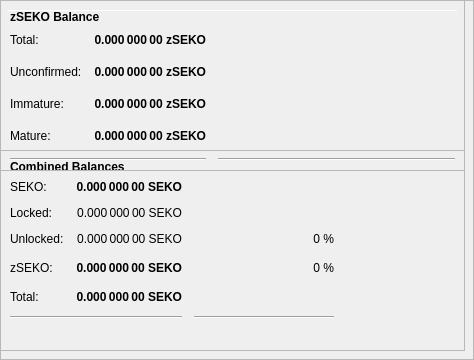
        <widget class="QFrame" name="frameObfuscation">
         <property name="minimumSize">
          <size>
           <width>0</width>
           <height>350</height>
          </size>
         </property>
         <property name="layoutDirection">
          <enum>Qt::LeftToRight</enum>
         </property>
         <property name="frameShape">
          <enum>QFrame::StyledPanel</enum>
         </property>
         <property name="frameShadow">
          <enum>QFrame::Raised</enum>
         </property>
         <widget class="QPushButton" name="runAutoDenom">
          <property name="geometry">
           <rect>
            <x>251</x>
            <y>17</y>
            <width>1</width>
            <height>1</height>
           </rect>
          </property>
          <property name="palette">
           <palette>
            <active>
             <colorrole role="WindowText">
              <brush brushstyle="SolidPattern">
               <color alpha="255">
                <red>0</red>
                <green>0</green>
                <blue>0</blue>
               </color>
              </brush>
             </colorrole>
             <colorrole role="Button">
              <brush brushstyle="SolidPattern">
               <color alpha="255">
                <red>239</red>
                <green>238</green>
                <blue>238</blue>
               </color>
              </brush>
             </colorrole>
             <colorrole role="Light">
              <brush brushstyle="SolidPattern">
               <color alpha="255">
                <red>255</red>
                <green>255</green>
                <blue>255</blue>
               </color>
              </brush>
             </colorrole>
             <colorrole role="Midlight">
              <brush brushstyle="SolidPattern">
               <color alpha="255">
                <red>247</red>
                <green>246</green>
                <blue>246</blue>
               </color>
              </brush>
             </colorrole>
             <colorrole role="Dark">
              <brush brushstyle="SolidPattern">
               <color alpha="255">
                <red>119</red>
                <green>119</green>
                <blue>119</blue>
               </color>
              </brush>
             </colorrole>
             <colorrole role="Mid">
              <brush brushstyle="SolidPattern">
               <color alpha="255">
                <red>159</red>
                <green>159</green>
                <blue>159</blue>
               </color>
              </brush>
             </colorrole>
             <colorrole role="Text">
              <brush brushstyle="SolidPattern">
               <color alpha="255">
                <red>0</red>
                <green>0</green>
                <blue>0</blue>
               </color>
              </brush>
             </colorrole>
             <colorrole role="BrightText">
              <brush brushstyle="SolidPattern">
               <color alpha="255">
                <red>255</red>
                <green>255</green>
                <blue>255</blue>
               </color>
              </brush>
             </colorrole>
             <colorrole role="ButtonText">
              <brush brushstyle="SolidPattern">
               <color alpha="255">
                <red>0</red>
                <green>0</green>
                <blue>0</blue>
               </color>
              </brush>
             </colorrole>
             <colorrole role="Base">
              <brush brushstyle="SolidPattern">
               <color alpha="255">
                <red>255</red>
                <green>255</green>
                <blue>255</blue>
               </color>
              </brush>
             </colorrole>
             <colorrole role="Window">
              <brush brushstyle="SolidPattern">
               <color alpha="255">
                <red>239</red>
                <green>238</green>
                <blue>238</blue>
               </color>
              </brush>
             </colorrole>
             <colorrole role="Shadow">
              <brush brushstyle="SolidPattern">
               <color alpha="255">
                <red>0</red>
                <green>0</green>
                <blue>0</blue>
               </color>
              </brush>
             </colorrole>
             <colorrole role="AlternateBase">
              <brush brushstyle="SolidPattern">
               <color alpha="255">
                <red>247</red>
                <green>246</green>
                <blue>246</blue>
               </color>
              </brush>
             </colorrole>
             <colorrole role="ToolTipBase">
              <brush brushstyle="SolidPattern">
               <color alpha="255">
                <red>255</red>
                <green>255</green>
                <blue>220</blue>
               </color>
              </brush>
             </colorrole>
             <colorrole role="ToolTipText">
              <brush brushstyle="SolidPattern">
               <color alpha="255">
                <red>0</red>
                <green>0</green>
                <blue>0</blue>
               </color>
              </brush>
             </colorrole>
            </active>
            <inactive>
             <colorrole role="WindowText">
              <brush brushstyle="SolidPattern">
               <color alpha="255">
                <red>0</red>
                <green>0</green>
                <blue>0</blue>
               </color>
              </brush>
             </colorrole>
             <colorrole role="Button">
              <brush brushstyle="SolidPattern">
               <color alpha="255">
                <red>239</red>
                <green>238</green>
                <blue>238</blue>
               </color>
              </brush>
             </colorrole>
             <colorrole role="Light">
              <brush brushstyle="SolidPattern">
               <color alpha="255">
                <red>255</red>
                <green>255</green>
                <blue>255</blue>
               </color>
              </brush>
             </colorrole>
             <colorrole role="Midlight">
              <brush brushstyle="SolidPattern">
               <color alpha="255">
                <red>247</red>
                <green>246</green>
                <blue>246</blue>
               </color>
              </brush>
             </colorrole>
             <colorrole role="Dark">
              <brush brushstyle="SolidPattern">
               <color alpha="255">
                <red>119</red>
                <green>119</green>
                <blue>119</blue>
               </color>
              </brush>
             </colorrole>
             <colorrole role="Mid">
              <brush brushstyle="SolidPattern">
               <color alpha="255">
                <red>159</red>
                <green>159</green>
                <blue>159</blue>
               </color>
              </brush>
             </colorrole>
             <colorrole role="Text">
              <brush brushstyle="SolidPattern">
               <color alpha="255">
                <red>0</red>
                <green>0</green>
                <blue>0</blue>
               </color>
              </brush>
             </colorrole>
             <colorrole role="BrightText">
              <brush brushstyle="SolidPattern">
               <color alpha="255">
                <red>255</red>
                <green>255</green>
                <blue>255</blue>
               </color>
              </brush>
             </colorrole>
             <colorrole role="ButtonText">
              <brush brushstyle="SolidPattern">
               <color alpha="255">
                <red>0</red>
                <green>0</green>
                <blue>0</blue>
               </color>
              </brush>
             </colorrole>
             <colorrole role="Base">
              <brush brushstyle="SolidPattern">
               <color alpha="255">
                <red>255</red>
                <green>255</green>
                <blue>255</blue>
               </color>
              </brush>
             </colorrole>
             <colorrole role="Window">
              <brush brushstyle="SolidPattern">
               <color alpha="255">
                <red>239</red>
                <green>238</green>
                <blue>238</blue>
               </color>
              </brush>
             </colorrole>
             <colorrole role="Shadow">
              <brush brushstyle="SolidPattern">
               <color alpha="255">
                <red>0</red>
                <green>0</green>
                <blue>0</blue>
               </color>
              </brush>
             </colorrole>
             <colorrole role="AlternateBase">
              <brush brushstyle="SolidPattern">
               <color alpha="255">
                <red>247</red>
                <green>246</green>
                <blue>246</blue>
               </color>
              </brush>
             </colorrole>
             <colorrole role="ToolTipBase">
              <brush brushstyle="SolidPattern">
               <color alpha="255">
                <red>255</red>
                <green>255</green>
                <blue>220</blue>
               </color>
              </brush>
             </colorrole>
             <colorrole role="ToolTipText">
              <brush brushstyle="SolidPattern">
               <color alpha="255">
                <red>0</red>
                <green>0</green>
                <blue>0</blue>
               </color>
              </brush>
             </colorrole>
            </inactive>
            <disabled>
             <colorrole role="WindowText">
              <brush brushstyle="SolidPattern">
               <color alpha="255">
                <red>119</red>
                <green>119</green>
                <blue>119</blue>
               </color>
              </brush>
             </colorrole>
             <colorrole role="Button">
              <brush brushstyle="SolidPattern">
               <color alpha="255">
                <red>239</red>
                <green>238</green>
                <blue>238</blue>
               </color>
              </brush>
             </colorrole>
             <colorrole role="Light">
              <brush brushstyle="SolidPattern">
               <color alpha="255">
                <red>255</red>
                <green>255</green>
                <blue>255</blue>
               </color>
              </brush>
             </colorrole>
             <colorrole role="Midlight">
              <brush brushstyle="SolidPattern">
               <color alpha="255">
                <red>247</red>
                <green>246</green>
                <blue>246</blue>
               </color>
              </brush>
             </colorrole>
             <colorrole role="Dark">
              <brush brushstyle="SolidPattern">
               <color alpha="255">
                <red>119</red>
                <green>119</green>
                <blue>119</blue>
               </color>
              </brush>
             </colorrole>
             <colorrole role="Mid">
              <brush brushstyle="SolidPattern">
               <color alpha="255">
                <red>159</red>
                <green>159</green>
                <blue>159</blue>
               </color>
              </brush>
             </colorrole>
             <colorrole role="Text">
              <brush brushstyle="SolidPattern">
               <color alpha="255">
                <red>119</red>
                <green>119</green>
                <blue>119</blue>
               </color>
              </brush>
             </colorrole>
             <colorrole role="BrightText">
              <brush brushstyle="SolidPattern">
               <color alpha="255">
                <red>255</red>
                <green>255</green>
                <blue>255</blue>
               </color>
              </brush>
             </colorrole>
             <colorrole role="ButtonText">
              <brush brushstyle="SolidPattern">
               <color alpha="255">
                <red>119</red>
                <green>119</green>
                <blue>119</blue>
               </color>
              </brush>
             </colorrole>
             <colorrole role="Base">
              <brush brushstyle="SolidPattern">
               <color alpha="255">
                <red>239</red>
                <green>238</green>
                <blue>238</blue>
               </color>
              </brush>
             </colorrole>
             <colorrole role="Window">
              <brush brushstyle="SolidPattern">
               <color alpha="255">
                <red>239</red>
                <green>238</green>
                <blue>238</blue>
               </color>
              </brush>
             </colorrole>
             <colorrole role="Shadow">
              <brush brushstyle="SolidPattern">
               <color alpha="255">
                <red>0</red>
                <green>0</green>
                <blue>0</blue>
               </color>
              </brush>
             </colorrole>
             <colorrole role="AlternateBase">
              <brush brushstyle="SolidPattern">
               <color alpha="255">
                <red>239</red>
                <green>238</green>
                <blue>238</blue>
               </color>
              </brush>
             </colorrole>
             <colorrole role="ToolTipBase">
              <brush brushstyle="SolidPattern">
               <color alpha="255">
                <red>255</red>
                <green>255</green>
                <blue>220</blue>
               </color>
              </brush>
             </colorrole>
             <colorrole role="ToolTipText">
              <brush brushstyle="SolidPattern">
               <color alpha="255">
                <red>0</red>
                <green>0</green>
                <blue>0</blue>
               </color>
              </brush>
             </colorrole>
            </disabled>
           </palette>
          </property>
          <property name="focusPolicy">
           <enum>Qt::NoFocus</enum>
          </property>
          <property name="autoFillBackground">
           <bool>true</bool>
          </property>
          <property name="text">
           <string/>
          </property>
          <property name="flat">
           <bool>true</bool>
          </property>
         </widget>
         <widget class="Line" name="line">
          <property name="geometry">
           <rect>
            <x>7</x>
            <y>10</y>
            <width>451</width>
            <height>1</height>
           </rect>
          </property>
          <property name="orientation">
           <enum>Qt::Horizontal</enum>
          </property>
         </widget>
         <widget class="QFrame" name="frame_3">
          <property name="geometry">
           <rect>
            <x>0</x>
            <y>150</y>
            <width>465</width>
            <height>201</height>
           </rect>
          </property>
          <property name="frameShape">
           <enum>QFrame::StyledPanel</enum>
          </property>
          <property name="frameShadow">
           <enum>QFrame::Raised</enum>
          </property>
          <layout class="QVBoxLayout" name="verticalLayout_5">
           <item>
            <layout class="QHBoxLayout" name="horizontalLayout_5" stretch="0">
             <item>
              <widget class="QLabel" name="label_5z">
               <property name="maximumSize">
                <size>
                 <width>16777215</width>
                 <height>20</height>
                </size>
               </property>
               <property name="font">
                <font>
                 <weight>75</weight>
                 <bold>true</bold>
                </font>
               </property>
               <property name="toolTip">
                <string>Combined Balances (including unconfirmed and immature coins)</string>
               </property>
               <property name="text">
                <string>&lt;html&gt;&lt;head/&gt;&lt;body&gt;&lt;p&gt;Combined Balances&lt;/p&gt;&lt;/body&gt;&lt;/html&gt;</string>
               </property>
              </widget>
             </item>
            </layout>
           </item>
           <item>
            <layout class="QGridLayout" name="gridLayout_3">
             <property name="spacing">
              <number>12</number>
             </property>
             <item row="7" column="0" colspan="2">
              <widget class="Line" name="lineSpendableBalance_3">
               <property name="orientation">
                <enum>Qt::Horizontal</enum>
               </property>
              </widget>
             </item>
             <item row="7" column="2">
              <widget class="Line" name="lineWatchBalance_3">
               <property name="sizePolicy">
                <sizepolicy hsizetype="Preferred" vsizetype="Fixed">
                 <horstretch>0</horstretch>
                 <verstretch>0</verstretch>
                </sizepolicy>
               </property>
               <property name="minimumSize">
                <size>
                 <width>140</width>
                 <height>0</height>
                </size>
               </property>
               <property name="orientation">
                <enum>Qt::Horizontal</enum>
               </property>
              </widget>
             </item>
             <item row="4" column="1">
              <widget class="QLabel" name="labelzBalancez">
               <property name="font">
                <font>
                 <weight>75</weight>
                 <bold>true</bold>
                </font>
               </property>
               <property name="cursor">
                <cursorShape>IBeamCursor</cursorShape>
               </property>
               <property name="toolTip">
                <string>Total of transactions that have yet to be confirmed, and do not yet count toward the spendable balance</string>
               </property>
               <property name="text">
                <string notr="true">0.000 000 00 SEKO</string>
               </property>
               <property name="alignment">
                <set>Qt::AlignRight|Qt::AlignTrailing|Qt::AlignVCenter</set>
               </property>
               <property name="textInteractionFlags">
                <set>Qt::LinksAccessibleByMouse|Qt::TextSelectableByKeyboard|Qt::TextSelectableByMouse</set>
               </property>
              </widget>
             </item>
             <item row="6" column="1">
              <widget class="QLabel" name="labelTotalz">
               <property name="font">
                <font>
                 <weight>75</weight>
                 <bold>true</bold>
                </font>
               </property>
               <property name="cursor">
                <cursorShape>IBeamCursor</cursorShape>
               </property>
               <property name="toolTip">
                <string>Total Balance, including unconfirmed and immature coins.</string>
               </property>
               <property name="text">
                <string notr="true">0.000 000 00 SEKO</string>
               </property>
               <property name="alignment">
                <set>Qt::AlignRight|Qt::AlignTrailing|Qt::AlignVCenter</set>
               </property>
               <property name="textInteractionFlags">
                <set>Qt::LinksAccessibleByMouse|Qt::TextSelectableByKeyboard|Qt::TextSelectableByMouse</set>
               </property>
              </widget>
             </item>
             <item row="4" column="3">
              <spacer name="horizontalSpacer_6">
               <property name="orientation">
                <enum>Qt::Horizontal</enum>
               </property>
               <property name="sizeHint" stdset="0">
                <size>
                 <width>40</width>
                 <height>20</height>
                </size>
               </property>
              </spacer>
             </item>
             <item row="6" column="0">
              <widget class="QLabel" name="labelTotalTextz">
               <property name="text">
                <string>Total:</string>
               </property>
              </widget>
             </item>
             <item row="1" column="0">
              <widget class="QLabel" name="labelBalanceTextz">
               <property name="text">
                <string>SEKO:</string>
               </property>
              </widget>
             </item>
             <item row="1" column="1">
              <widget class="QLabel" name="labelBalancez">
               <property name="font">
                <font>
                 <weight>75</weight>
                 <bold>true</bold>
                </font>
               </property>
               <property name="cursor">
                <cursorShape>IBeamCursor</cursorShape>
               </property>
               <property name="toolTip">
                <string>Your current spendable balance</string>
               </property>
               <property name="text">
                <string notr="true">0.000 000 00 SEKO</string>
               </property>
               <property name="alignment">
                <set>Qt::AlignRight|Qt::AlignTrailing|Qt::AlignVCenter</set>
               </property>
               <property name="textInteractionFlags">
                <set>Qt::LinksAccessibleByMouse|Qt::TextSelectableByKeyboard|Qt::TextSelectableByMouse</set>
               </property>
              </widget>
             </item>
             <item row="4" column="0">
              <widget class="QLabel" name="labelzBalanceTextz">
               <property name="toolTip">
                <string/>
               </property>
               <property name="text">
                <string>zSEKO:</string>
               </property>
              </widget>
             </item>
             <item row="4" column="2">
              <widget class="QLabel" name="labelzSEKOPercent">
               <property name="toolTip">
                <string>Current percentage of zSEKO.
If AutoMint is enabled this percentage will settle around the configured AutoMint percentage (default = 10%)</string>
               </property>
               <property name="text">
                <string>0 %</string>
               </property>
               <property name="alignment">
                <set>Qt::AlignRight|Qt::AlignTrailing|Qt::AlignVCenter</set>
               </property>
              </widget>
             </item>
             <item row="6" column="2">
              <widget class="QLabel" name="label100Percent">
               <property name="text">
                <string/>
               </property>
               <property name="alignment">
                <set>Qt::AlignRight|Qt::AlignTrailing|Qt::AlignVCenter</set>
               </property>
              </widget>
             </item>
             <item row="2" column="1">
              <widget class="QLabel" name="labelLockedBalance">
               <property name="toolTip">
                <string>Locked SEKO or Masternode collaterals. These are excluded from zSEKO minting.</string>
               </property>
               <property name="text">
                <string>0.000 000 00 SEKO</string>
               </property>
               <property name="alignment">
                <set>Qt::AlignRight|Qt::AlignTrailing|Qt::AlignVCenter</set>
               </property>
              </widget>
             </item>
             <item row="2" column="0">
              <widget class="QLabel" name="labelLockedBalanceText">
               <property name="toolTip">
                <string>Locked SEKO or Masternode collaterals. These are excluded from zSEKO minting.</string>
               </property>
               <property name="text">
                <string>Locked:</string>
               </property>
              </widget>
             </item>
             <item row="3" column="0">
              <widget class="QLabel" name="labelUnLockedBalanceText">
               <property name="toolTip">
                <string>Unlocked SEKOs. These can be used for zSEKO minting.</string>
               </property>
               <property name="text">
                <string>Unlocked:</string>
               </property>
              </widget>
             </item>
             <item row="3" column="1">
              <widget class="QLabel" name="labelUnLockedBalance">
               <property name="toolTip">
                <string>Unlocked SEKOs. These can be used for zSEKO minting.</string>
               </property>
               <property name="text">
                <string>0.000 000 00 SEKO</string>
               </property>
               <property name="alignment">
                <set>Qt::AlignRight|Qt::AlignTrailing|Qt::AlignVCenter</set>
               </property>
              </widget>
             </item>
             <item row="3" column="2">
              <widget class="QLabel" name="labelSEKOPercent">
               <property name="text">
                <string>0 %</string>
               </property>
               <property name="alignment">
                <set>Qt::AlignRight|Qt::AlignTrailing|Qt::AlignVCenter</set>
               </property>
              </widget>
             </item>
            </layout>
           </item>
           <item>
            <spacer name="verticalSpacer">
             <property name="orientation">
              <enum>Qt::Vertical</enum>
             </property>
             <property name="sizeHint" stdset="0">
              <size>
               <width>20</width>
               <height>40</height>
              </size>
             </property>
            </spacer>
           </item>
          </layout>
         </widget>
         <widget class="QFrame" name="frame_4">
          <property name="geometry">
           <rect>
            <x>0</x>
            <y>0</y>
            <width>465</width>
            <height>171</height>
           </rect>
          </property>
          <property name="frameShape">
           <enum>QFrame::StyledPanel</enum>
          </property>
          <property name="frameShadow">
           <enum>QFrame::Raised</enum>
          </property>
          <layout class="QVBoxLayout" name="verticalLayout_7">
           <item>
            <layout class="QHBoxLayout" name="horizontalLayout_8" stretch="0">
             <item>
              <widget class="QLabel" name="label_5z_3">
               <property name="maximumSize">
                <size>
                 <width>16777215</width>
                 <height>20</height>
                </size>
               </property>
               <property name="font">
                <font>
                 <weight>75</weight>
                 <bold>true</bold>
                </font>
               </property>
               <property name="text">
                <string>zSEKO Balance</string>
               </property>
              </widget>
             </item>
            </layout>
           </item>
           <item>
            <layout class="QGridLayout" name="gridLayout_5">
             <property name="spacing">
              <number>12</number>
             </property>
             <item row="4" column="0">
              <widget class="QLabel" name="labelzBalanceMatureText">
               <property name="toolTip">
                <string>Mature: more than 20 confirmation and more than 1 mints of the same denomination after it was minted.
These zSEKO are spendable.</string>
               </property>
               <property name="text">
                <string>Mature:</string>
               </property>
              </widget>
             </item>
             <item row="5" column="0" colspan="2">
              <widget class="Line" name="lineSpendableBalance_5">
               <property name="orientation">
                <enum>Qt::Horizontal</enum>
               </property>
              </widget>
             </item>
             <item row="1" column="1">
              <widget class="QLabel" name="labelzBalance">
               <property name="font">
                <font>
                 <weight>75</weight>
                 <bold>true</bold>
                </font>
               </property>
               <property name="cursor">
                <cursorShape>IBeamCursor</cursorShape>
               </property>
               <property name="toolTip">
                <string>All available zSEKO, unconfirmed and immature zSEKO included.</string>
               </property>
               <property name="text">
                <string notr="true">0.000 000 00 zSEKO</string>
               </property>
               <property name="alignment">
                <set>Qt::AlignRight|Qt::AlignTrailing|Qt::AlignVCenter</set>
               </property>
               <property name="textInteractionFlags">
                <set>Qt::LinksAccessibleByMouse|Qt::TextSelectableByKeyboard|Qt::TextSelectableByMouse</set>
               </property>
              </widget>
             </item>
             <item row="5" column="2">
              <widget class="Line" name="lineWatchBalance_5">
               <property name="sizePolicy">
                <sizepolicy hsizetype="Preferred" vsizetype="Fixed">
                 <horstretch>0</horstretch>
                 <verstretch>0</verstretch>
                </sizepolicy>
               </property>
               <property name="minimumSize">
                <size>
                 <width>140</width>
                 <height>0</height>
                </size>
               </property>
               <property name="orientation">
                <enum>Qt::Horizontal</enum>
               </property>
              </widget>
             </item>
             <item row="1" column="0">
              <widget class="QLabel" name="labelzBalanceText">
               <property name="toolTip">
                <string>All available zSEKO, unconfirmed and immature zSEKO included.</string>
               </property>
               <property name="text">
                <string>Total:</string>
               </property>
              </widget>
             </item>
             <item row="1" column="2">
              <spacer name="horizontalSpacer_8">
               <property name="orientation">
                <enum>Qt::Horizontal</enum>
               </property>
               <property name="sizeHint" stdset="0">
                <size>
                 <width>40</width>
                 <height>20</height>
                </size>
               </property>
              </spacer>
             </item>
             <item row="4" column="2">
              <spacer name="horizontalSpacer_4">
               <property name="orientation">
                <enum>Qt::Horizontal</enum>
               </property>
               <property name="sizeHint" stdset="0">
                <size>
                 <width>40</width>
                 <height>20</height>
                </size>
               </property>
              </spacer>
             </item>
             <item row="4" column="1">
              <widget class="QLabel" name="labelzBalanceMature">
               <property name="font">
                <font>
                 <weight>75</weight>
                 <bold>true</bold>
                </font>
               </property>
               <property name="toolTip">
                <string>Mature: more than 20 confirmation and more than 1 mints of the same denomination after it was minted.
These zSEKO are spendable.</string>
               </property>
               <property name="text">
                <string>0.000 000 00 zSEKO</string>
               </property>
               <property name="alignment">
                <set>Qt::AlignRight|Qt::AlignTrailing|Qt::AlignVCenter</set>
               </property>
              </widget>
             </item>
             <item row="2" column="0">
              <widget class="QLabel" name="labelzBalanceUnconfirmedText">
               <property name="toolTip">
                <string>Unconfirmed: less than 20 confirmations
Immature: confirmed, but less than 1 mints of the same denomination after it was minted</string>
               </property>
               <property name="text">
                <string>Unconfirmed:</string>
               </property>
              </widget>
             </item>
             <item row="2" column="1">
              <widget class="QLabel" name="labelzBalanceUnconfirmed">
               <property name="font">
                <font>
                 <weight>75</weight>
                 <bold>true</bold>
                </font>
               </property>
               <property name="toolTip">
                <string>Unconfirmed: less than 20 confirmations
Immature: confirmed, but less than 1 mints of the same denomination after it was minted</string>
               </property>
               <property name="text">
                <string>0.000 000 00 zSEKO</string>
               </property>
               <property name="alignment">
                <set>Qt::AlignRight|Qt::AlignTrailing|Qt::AlignVCenter</set>
               </property>
              </widget>
             </item>
             <item row="2" column="2">
              <spacer name="horizontalSpacer_5">
               <property name="orientation">
                <enum>Qt::Horizontal</enum>
               </property>
               <property name="sizeHint" stdset="0">
                <size>
                 <width>40</width>
                 <height>20</height>
                </size>
               </property>
              </spacer>
             </item>
             <item row="3" column="0">
              <widget class="QLabel" name="labelzBalanceImmatureText">
               <property name="toolTip">
                <string>Unconfirmed: less than 20 confirmations
Immature: confirmed, but less than 1 mints of the same denomination after it was minted</string>
               </property>
               <property name="text">
                <string>Immature:</string>
               </property>
              </widget>
             </item>
             <item row="3" column="1">
              <widget class="QLabel" name="labelzBalanceImmature">
               <property name="font">
                <font>
                 <weight>75</weight>
                 <bold>true</bold>
                </font>
               </property>
               <property name="toolTip">
                <string>Unconfirmed: less than 20 confirmations
Immature: confirmed, but less than 1 mints of the same denomination after it was minted</string>
               </property>
               <property name="text">
                <string>0.000 000 00 zSEKO</string>
               </property>
               <property name="alignment">
                <set>Qt::AlignRight|Qt::AlignTrailing|Qt::AlignVCenter</set>
               </property>
              </widget>
             </item>
             <item row="3" column="2">
              <spacer name="horizontalSpacer_7">
               <property name="orientation">
                <enum>Qt::Horizontal</enum>
               </property>
               <property name="sizeHint" stdset="0">
                <size>
                 <width>40</width>
                 <height>20</height>
                </size>
               </property>
              </spacer>
             </item>
            </layout>
           </item>
          </layout>
         </widget>
        </widget>
